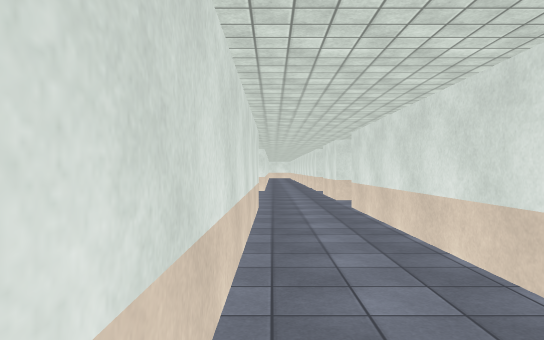
view 1 (above)

21 first-person views from a walk through a 3-D level made in the Unity game engine. The camera is 1.5 m above the floor, looks level and sees 70° across. The floor is counted in squares, 2 m on a side. Each view is taken from the middle of a square. On the plan, view 1 faces up. The plan holds only what a view shows up to about 12 squares ahead; the rest is blank. The place goes on beyond the plan. Surface patterns are stand-ins for the level's own textures.

view 2
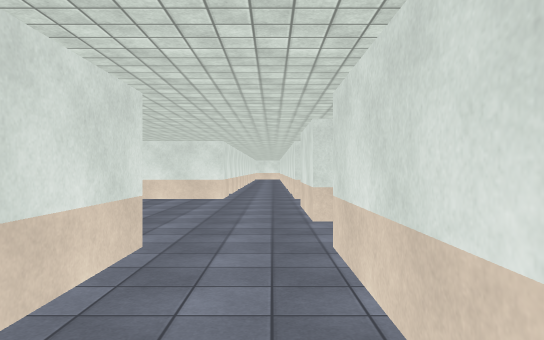

view 3
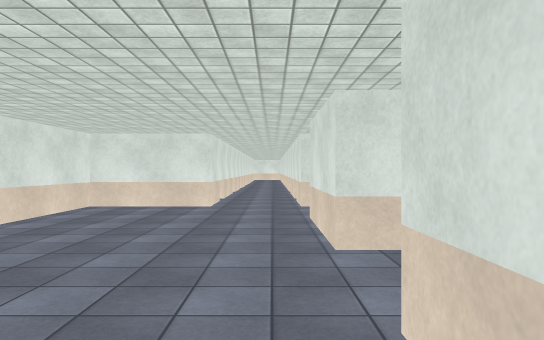

view 4
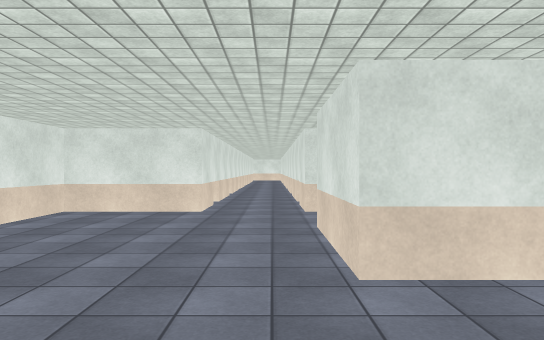

view 5
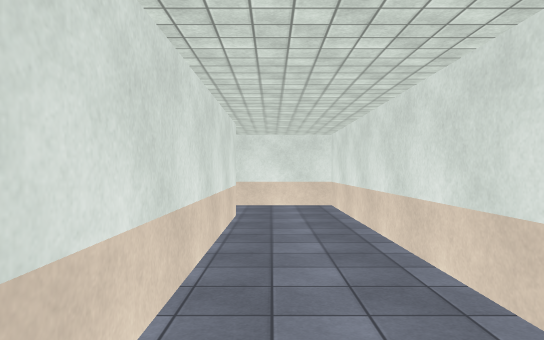

view 6
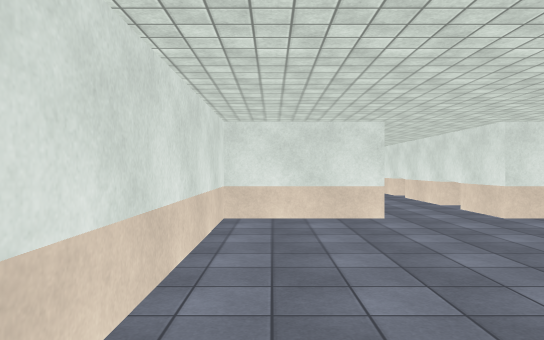

view 7
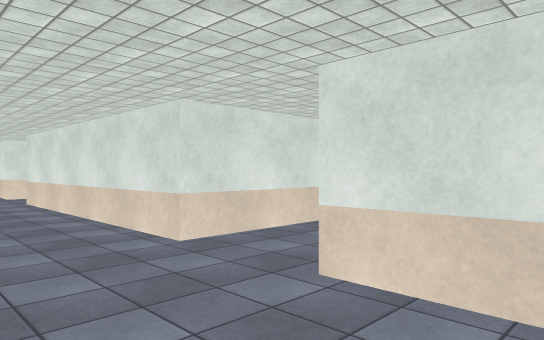

view 8
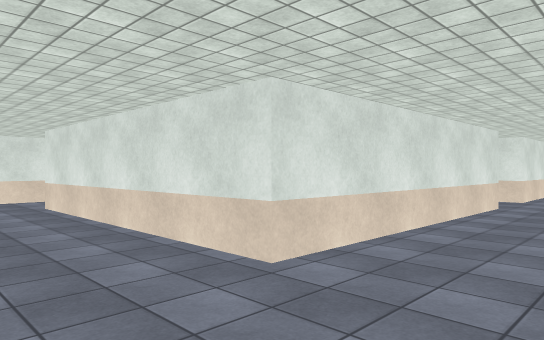

view 9
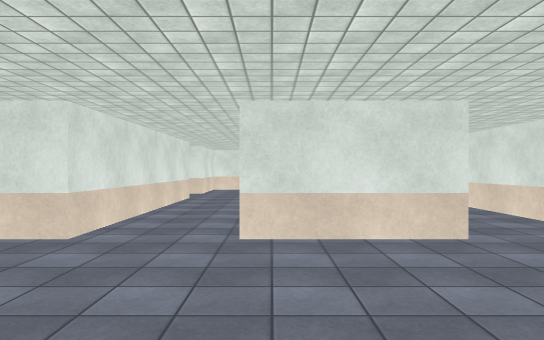

view 10
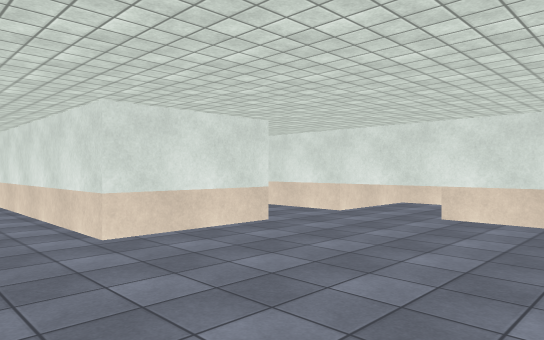

view 11
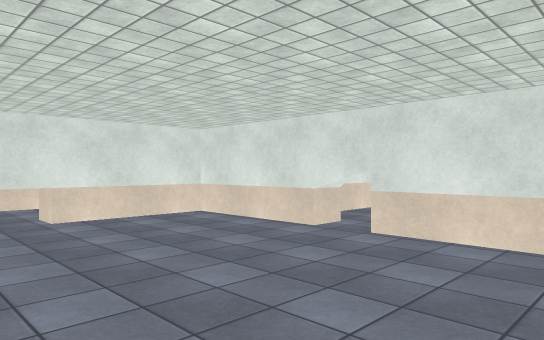

view 12
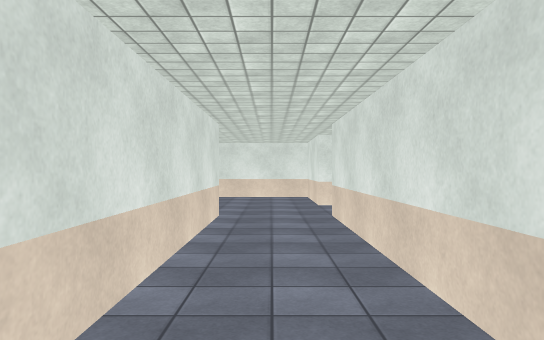

view 13
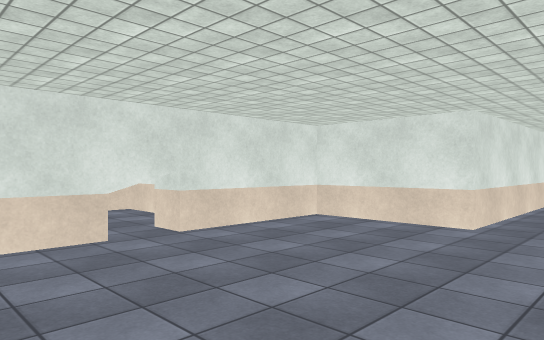

view 14
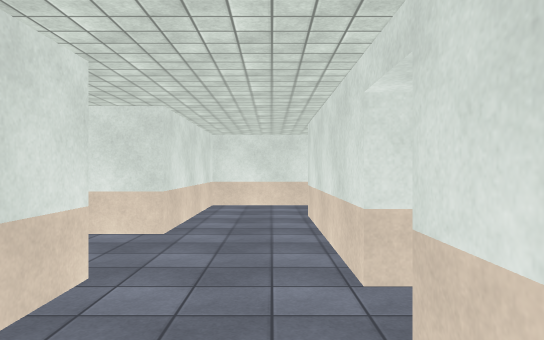

view 15
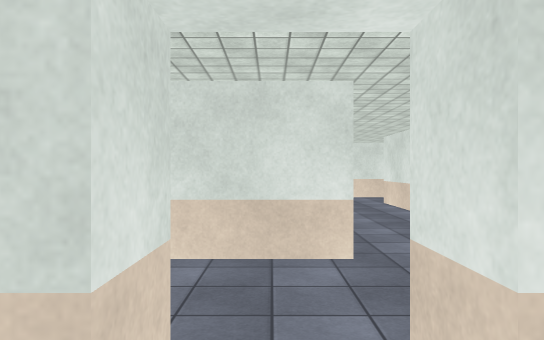

view 16
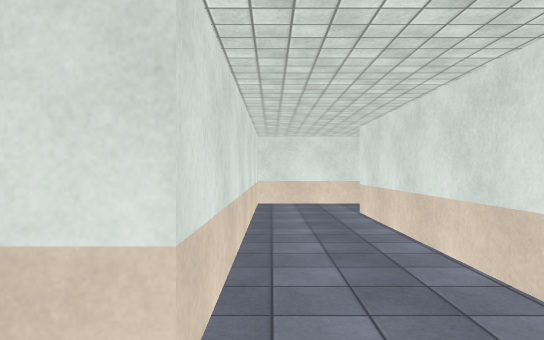

view 17
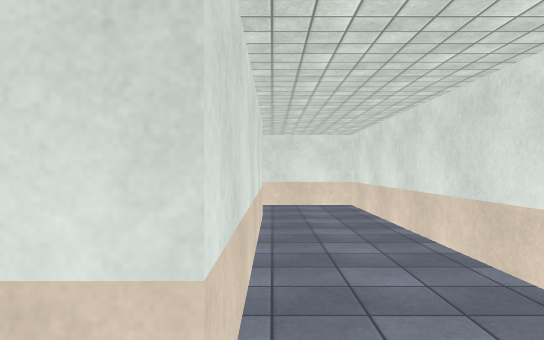

view 18
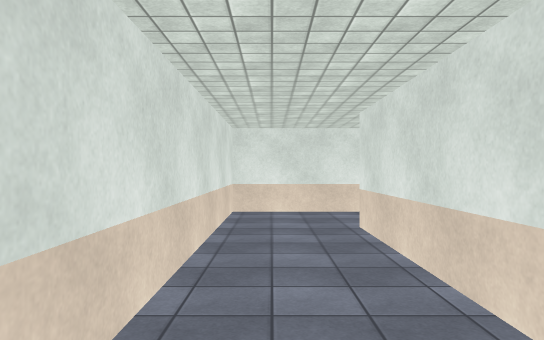

view 19
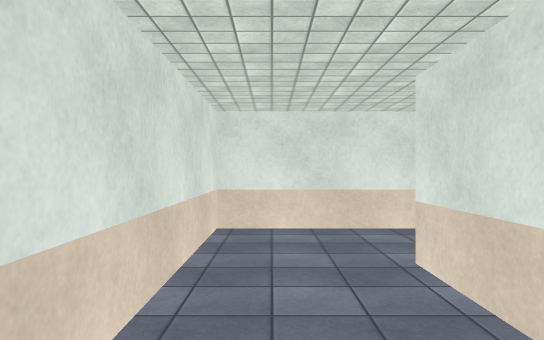

view 20
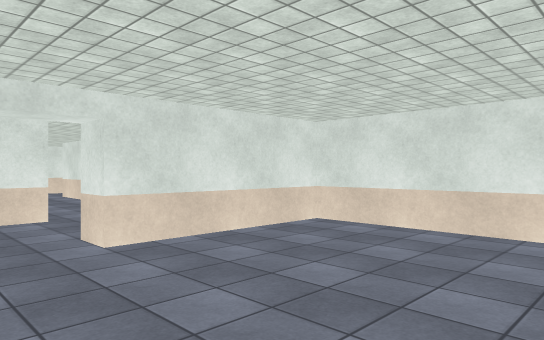

view 21
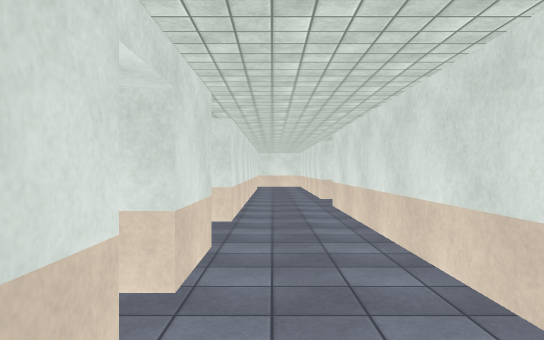

### Floor plan
Points are (right, up) in squares from view 1. A wall is a line through its corners. A room is listed if a view was taken in it or the views show most of it. See-through windows are left out.
Room 1 (views 1, 2, 3, 4, 5, 6, 7)
walls: (1.6, 9.6) (1.6, 12.1); (-2.5, 7.8) (-0.3, 7.8) (-0.3, -0.3) (1.6, -0.3); (1.6, 14) (1.6, 17.5); (1.6, 1.6) (1.6, 7.8); (-0.3, 17.5) (-0.3, 14) (-2.7, 14) (-2.7, 9)
ways out: opening at (1, 8.5) to room 2; opening at (1, 13) to room 2; opening at (2.5, 0.5) to room 3
Room 2 (views 8, 9, 10, 11, 12, 13)
walls: (7.8, 12.2) (7.8, 9.6) (1.6, 9.6); (9.7, 7.8) (12.1, 7.8) (12.1, 14) (1.6, 14); (12.1, 10.5) (12.8, 10.5); (12.8, 11.3) (12.1, 11.3); (1.6, 12.1) (6.9, 12.1); (1.6, 7.8) (7.8, 7.8)
ways out: opening at (1, 8.5) to room 1; opening at (1, 13) to room 1; opening at (9, 7)
Room 3 (views 14, 16, 17, 18, 19, 21)
walls: (3.1, -5.8) (-2.1, -5.8) (-2.1, -5.4); (1.6, -0.3) (3.5, -0.3) (3.5, -5.9); (5.5, 2.2) (5.5, 1.6) (1.6, 1.6); (7.8, 1.6) (6.4, 1.6) (6.4, 2.2); (-4, -5.1) (-4, -7.7) (5.3, -7.7) (5.3, -0.3) (8.5, -0.3)
ways out: opening at (2.5, 0.5) to room 1; opening at (6, 2) to room 4; opening at (-3, -5); opening at (7.5, 0.5)
Room 4 (views 15, 20)
walls: (2.2, 5.2) (2.2, 2.2) (5.5, 2.2)
ways out: opening at (6, 2) to room 3

Where each view was taken, in squares from view 1:
view 1: 0 up, 0 right, facing up
view 2: 4 up, 1 right, facing up
view 3: 6 up, 1 right, facing up
view 4: 7 up, 1 right, facing up
view 5: 8 up, 1 right, facing down
view 6: 8 up, 2 left, facing up
view 7: 10 up, 2 left, facing down-right
view 8: 10 up, 10 right, facing down-left
view 9: 10 up, 12 right, facing left
view 10: 8 up, 12 right, facing up-left
view 11: 8 up, 8 right, facing up-right
view 12: 13 up, 8 right, facing left
view 13: 13 up, 8 right, facing down-right
view 14: 1 up, 8 right, facing left
view 15: 3 up, 6 right, facing down
view 16: 1 up, 5 right, facing down
view 17: 6 down, 3 left, facing right
view 18: 7 down, 3 right, facing left
view 19: 7 down, 1 right, facing left
view 20: 6 up, 7 right, facing down-left
view 21: 1 up, 4 right, facing right
